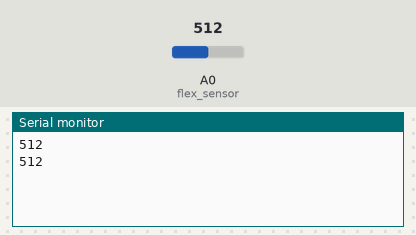
A sketch run on a simulated Arduino Uno, built with avr-gcc and run on an emulated ATmega328P. Shown: the last lines printed to the serial monitor. The test bench sets the inputs (shaded band); at power-on: A0 (flex_sensor) = 512.

Above: at 1.8 s.
1.9 s: A0 (flex_sensor) set to 716
At 2.5 s:
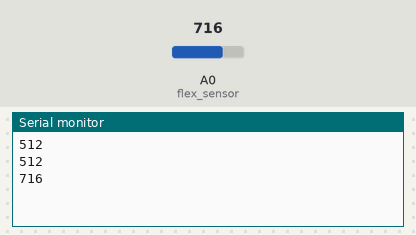
3.4 s: A0 (flex_sensor) set to 900
At 4.8 s:
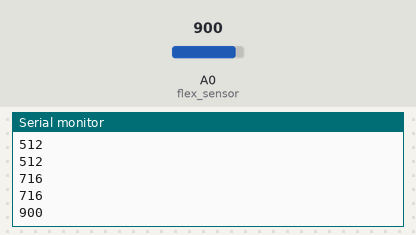
Timing chart, 0 to 6.4 s (numbered marks = the images above; inputs shaded):
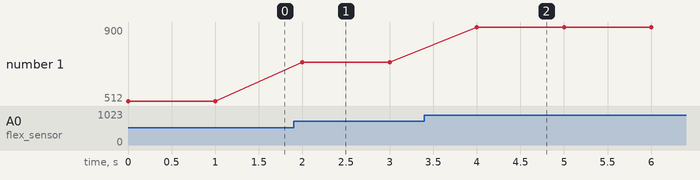

Measured:
- after the input at 1.9 s, the serial monitor: prints a new line after 0.10 s (image 1)
- after the input at 3.4 s, the serial monitor: prints a new line after 0.60 s (image 2)
- plotted number 1: 512 → 716 after the input at 1.9 s, 716 → 900 after the input at 3.4 s

The sketch:

flex_sensor_with_ESP8266.ino
```cpp
int flex_sensor = A0;
int data = 0;

void setup(){
  Serial.begin(9600);
  pinMode(flex_sensor, INPUT);
}

void loop(){
  data = analogRead(flex_sensor);
  Serial.println(data);
  delay(1000);
}
```
